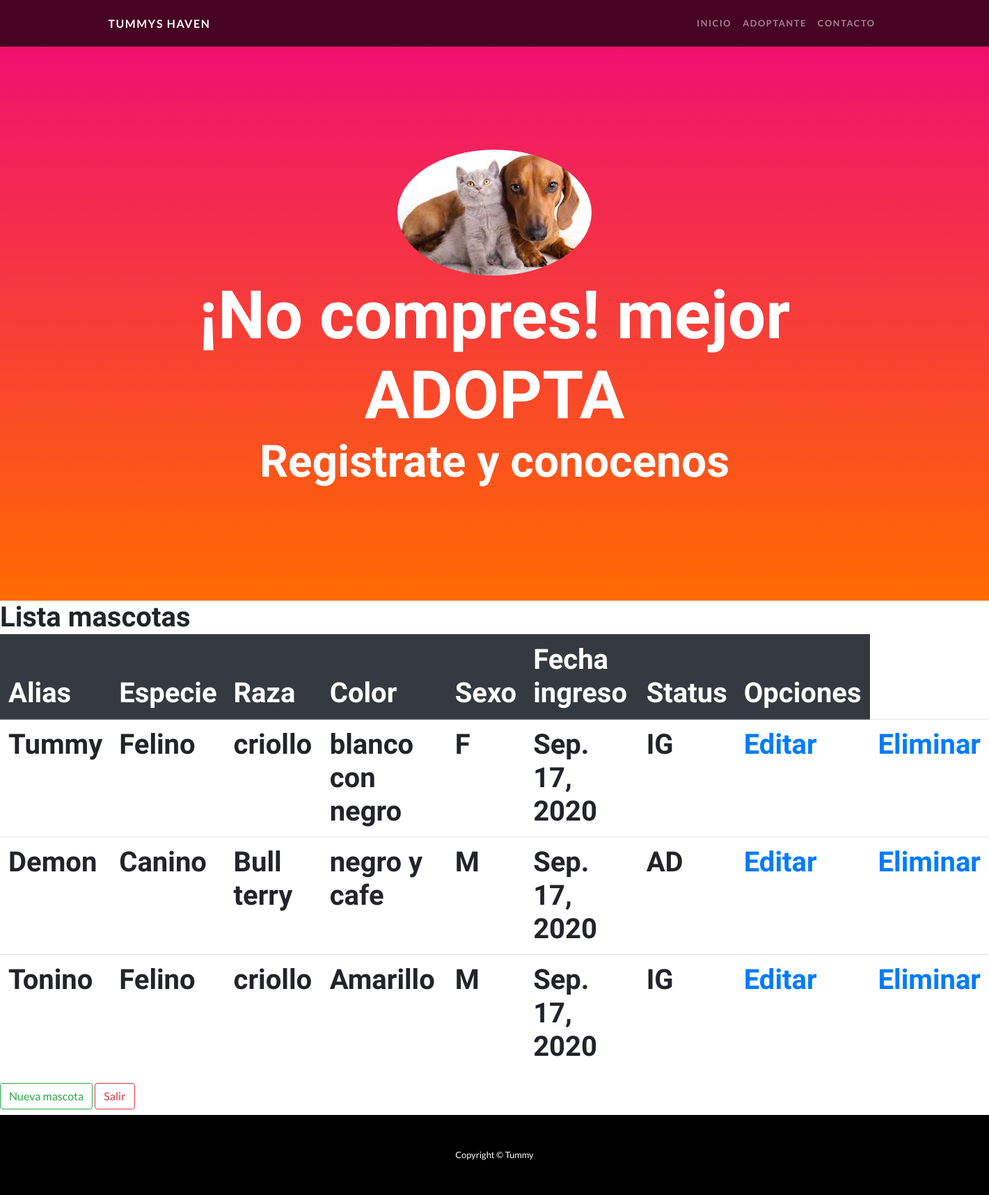
The app's page /lista_mascotas/ with its own data.
### mascota/models.py (models this page shows, shortened)
class mascota(models.Model):
    alias = models.CharField(max_length=20, unique=True)
    especie = models.CharField(max_length=20)
    raza = models.CharField(max_length=20)
    color = models.CharField(max_length=20)
    sexos = [
        ('F', 'Femenino'),
        ('M', 'Masculino')
    ]
    sexo = models.CharField(max_length=1, choices=sexos, default='F')
    fecha_ingreso = models.DateField(auto_now_add=True)
    t_status = [
        ('AD', 'Adoptado'),
        ('IG', 'Ingresado'),
        ('RI', 'Reingresado')
    ]
    status = models.CharField(max_length=2, choices=t_status, default='IG')

### mascota/views.py (the view)
# urls.py: path('lista_mascotas/', lista_mascotas, name ='lista_mascotas'),
def lista_mascotas(request):
    mascotas = mascota.objects.all()
    contexto = {
        'mascotas':mascotas
    }
    return render(request, "lista_mascotas.html", contexto)

### mascota/templates/lista_mascotas.html (shortened to what this page needs)
{% extends 'index.html' %}
{% block work %}
<h1>Lista mascotas</hi>
<table class="table">
    <thead class="thead-dark">
        <th>Alias</th>
        <th>Especie</th>
        <th>Raza</th>
        <th>Color</th>
        <th>Sexo</th>
        <th>Fecha ingreso</th>
        <th>Status</th>
        <th>Opciones</th>
    </thead>
    <tbody>
        {% for mascota in mascotas %}
            <tr>
                <td>{{mascota.alias}}</td>
                <td>{{mascota.especie}}</td>
                <td>{{mascota.raza}}</td>
                <td>{{mascota.color}}</td>
                <td>{{mascota.sexo}}</td>
                <td>{{mascota.fecha_ingreso}}</td>
                <td>{{mascota.status}}</td>
                <td><a href="{% url 'editar_mascota' mascota.id %}">Editar</a></td>
                <td><a href="{% url 'eliminar_mascota' mascota.id %}">Eliminar</a></td>
            </tr>
        {% endfor %}
    </tbody>
</table>
<a href="{% url 'crear_mascota' %}" class="btn btn-outline-success">Nueva mascota</a>
<a href="{% url 'index' %}" class="btn btn-outline-danger">Salir</a>
{% endblock %}

### records on screen
mascota: alias "Tummy", especie "Felino", raza "criollo", color "blanco con negro", sexo "F", fecha_ingreso "Sep. 17, 2020", status "IG"
mascota: alias "Demon", especie "Canino", raza "Bull terry", color "negro y cafe", sexo "M", fecha_ingreso "Sep. 17, 2020", status "AD"
mascota: alias "Tonino", especie "Felino", raza "criollo", color "Amarillo", sexo "M", fecha_ingreso "Sep. 17, 2020", status "IG"
